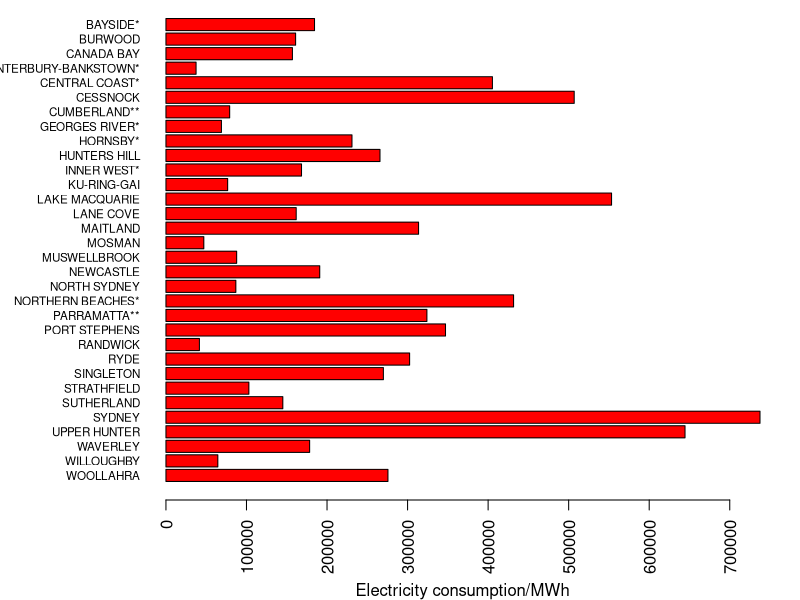
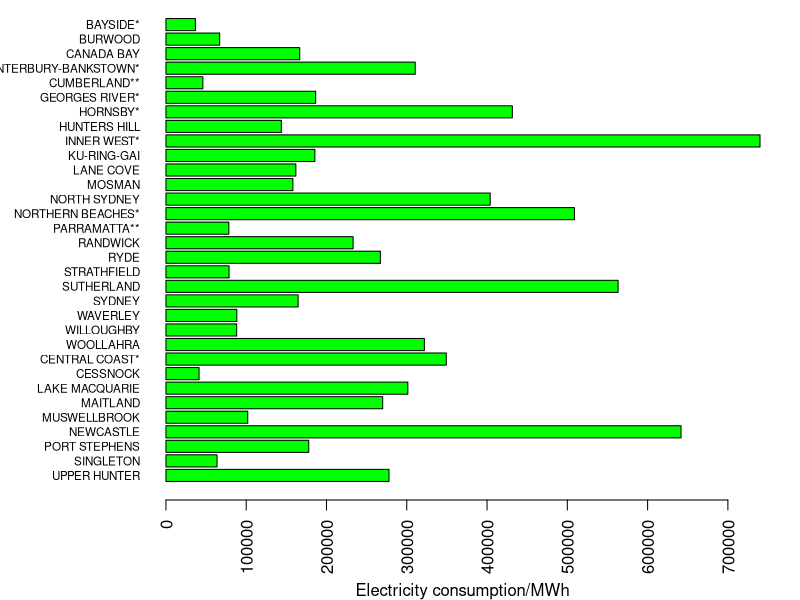
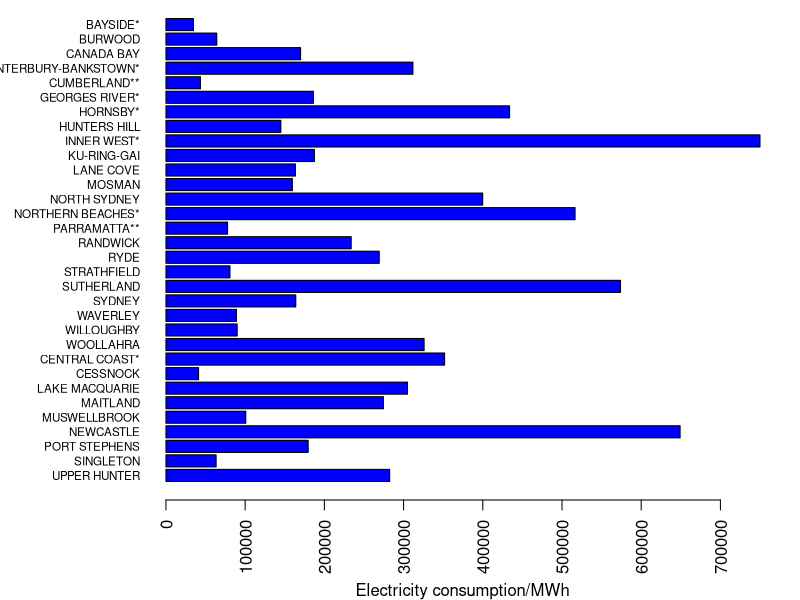
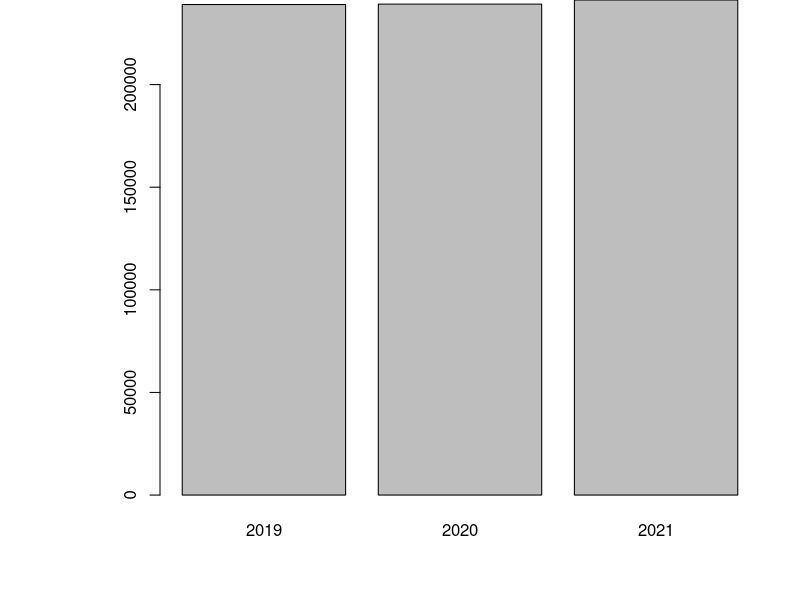
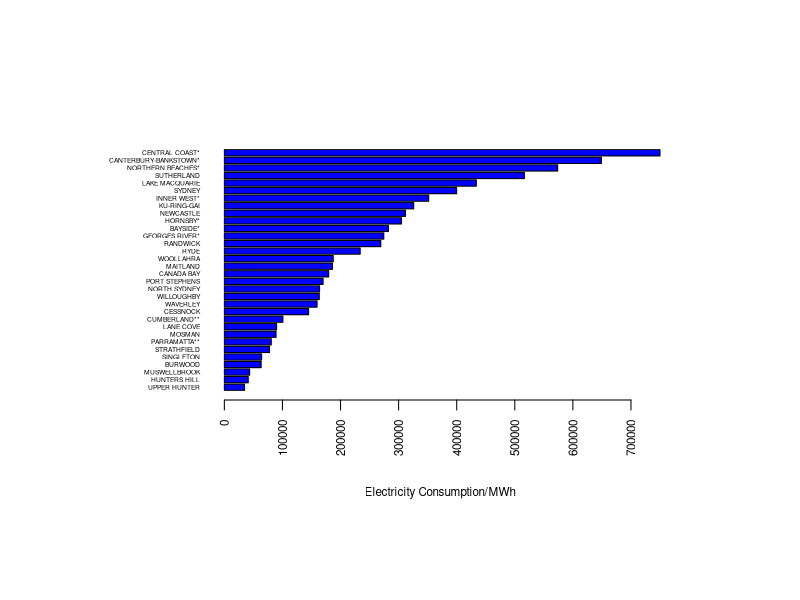
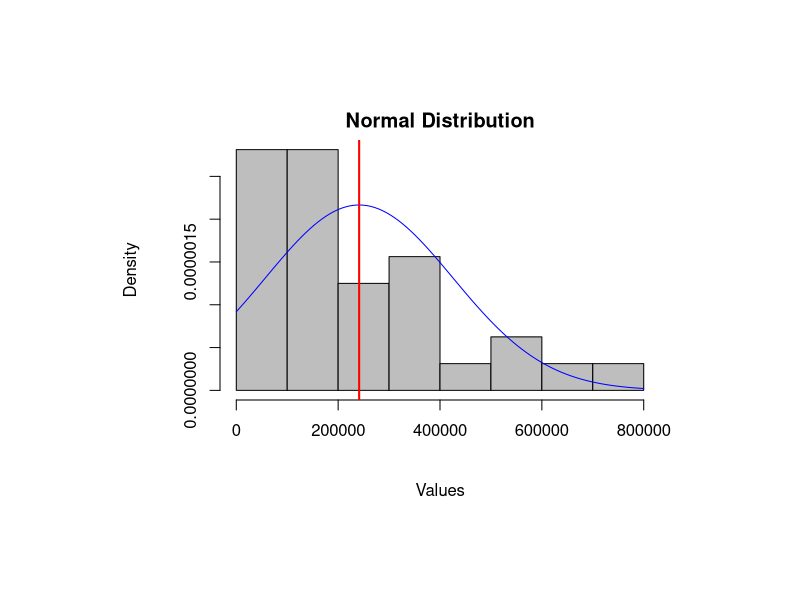
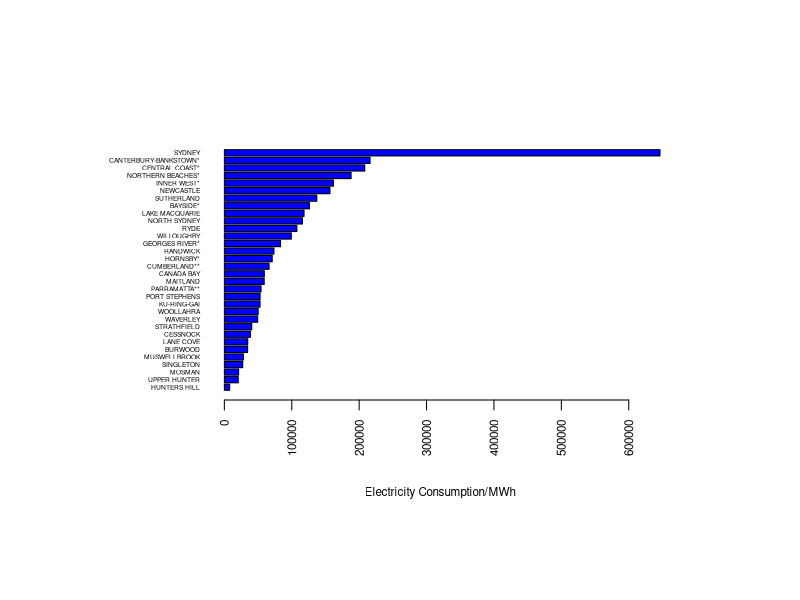
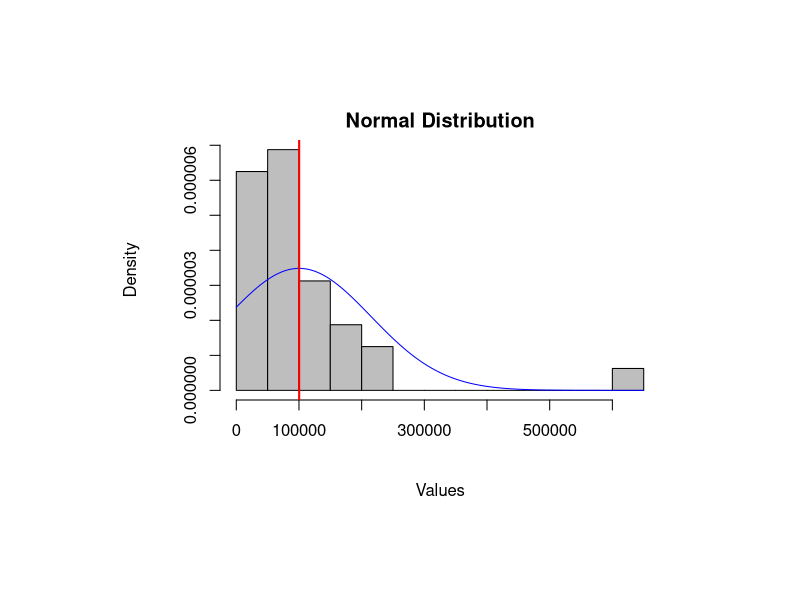

Generate these figures, in order, with R:
## ---- chunk 1
knitr::opts_chunk$set(echo = TRUE)
## ---- chunk 2
library(readxl)
data2019 <- read_excel("data/Ausgrid average electricity consumption by LGA 201819.xlsx", range = "A1:Q40")
data2020 <- read_excel("data/Ausgrid average electricity consumption by LGA 2020.xlsx", range = "A2:Q43")
data2023 <- read_excel("data/Ausgrid average electricity consumption by LGA 202223 excel.xlsx", range = "A2:Q43")
## ---- chunk 3
# For the 2019 data set
dim(data2019)
head(data2019, 10)
# For the 2020 data set
dim(data2020)
head(data2020, 10)
# For the 2023 data set
dim(data2023)
head(data2023, 10)
## ---- chunk 4
wrap.it <- function(x, len)
{ 
  sapply(x, function(y) paste(strwrap(y, len), 
                              collapse = "\n"), 
         USE.NAMES = FALSE)
}

wrap.labels <- function(x, len)
{
  if (is.list(x))
  {
    lapply(x, wrap.it, len)
  } else {
    wrap.it(x, len)
  }
}
## ---- chunk 5
library(readxl)
library(dplyr)
options(scipen = 999)

# Read in files
extracted_data <- read_excel("data/Electricity_consumption(extracted).xlsx")
extracted_data <- arrange(extracted_data)

# Setting up the output graph
par(mar = c(5, 8, 0, 2), mgp = c(4, 1, 0))

# The 2019 Dataset
values2019 <- extracted_data$`2019-R`
suburbs2019 <- extracted_data$H2019
barplot(values2019, names.arg=wrap.labels(rev(suburbs2019), 20), 
        col="red", xlab=" Electricity consumption/MWh", horiz=T, las=2, cex.names = 0.7)

# The 2020 Dataset
values2020 <- extracted_data$`2020-R`
suburbs2020 <- extracted_data$H2020
barplot(values2020, names.arg=wrap.labels(rev(suburbs2020), 20), 
        col="green", xlab=" Electricity consumption/MWh", horiz=T, las=2, cex.names = 0.7)

# The 2021 Dataset
values2021 <- extracted_data$`2021-R`
suburbs2021 <- extracted_data$H2021
barplot(values2021, names.arg=wrap.labels(rev(suburbs2021), 20), 
        col="blue", xlab=" Electricity consumption/MWh", horiz=T, las=2, cex.names = 0.7)
## ---- chunk 6
sdev1 = mean(values2019)
sdev2 = mean(values2020)
sdev3 = mean(values2021)
ts = c(sdev1, sdev2, sdev3)
barplot(ts, names.arg=c('2019', '2020', '2021'))
## ---- chunk 7
distribution <- function(title, name, values){
  df <- data.frame(label=name, value=values)
  df_sorted <- df[order(df$value, decreasing = FALSE),]
  mean_val <- mean(values)
  sd_val <- sd(values)
  par(mar = c(5, 6, 2, 2), mgp = c(4, 1, 0), fig = c(0, 1, 0, 1), fin = c(6, 4))
  barplot(df_sorted$value, names.arg=wrap.labels(df_sorted$label, 20), 
        col="blue", xlab=title, horiz=T, las=2, cex.names = 0.4, , cex.lab=0.7, cex.axis=0.7)
  hist(values, breaks=10, freq=FALSE, col="grey", xlab="Values", main="Normal Distribution")
  curve(dnorm(x, mean=mean_val, sd=sd_val), add=TRUE, col="blue")
  abline(v = mean_val, col = "red", lwd = 2)
}
distribution("Electricity Consumption/MWh", suburbs2021, values2021)
## ---- chunk 8
values2021M <- extracted_data$`2021-M`
distribution("Electricity Consumption/MWh",suburbs2021, values2021M)
## ---- chunk 9
values2021L <- extracted_data$`2021-L`
distribution("Electricity Consumption/MWh",suburbs2021, values2021L)
## ---- chunk 10
par(mar = c(5, 6, 2, 2), mgp = c(4, 1, 0), fig = c(0, 1, 0, 1), fin = c(6, 4))
sum_2021G <- sum(values2021)
sum_2021M <- sum(values2021M)
sum_2021L <- sum(values2021L)
pie_values <- c(sum_2021G, sum_2021M, sum_2021L)
pie_labels <- c("General Supply", "Medium Sites", "Large Sites")
pie(pie_values, labels = pie_labels)
